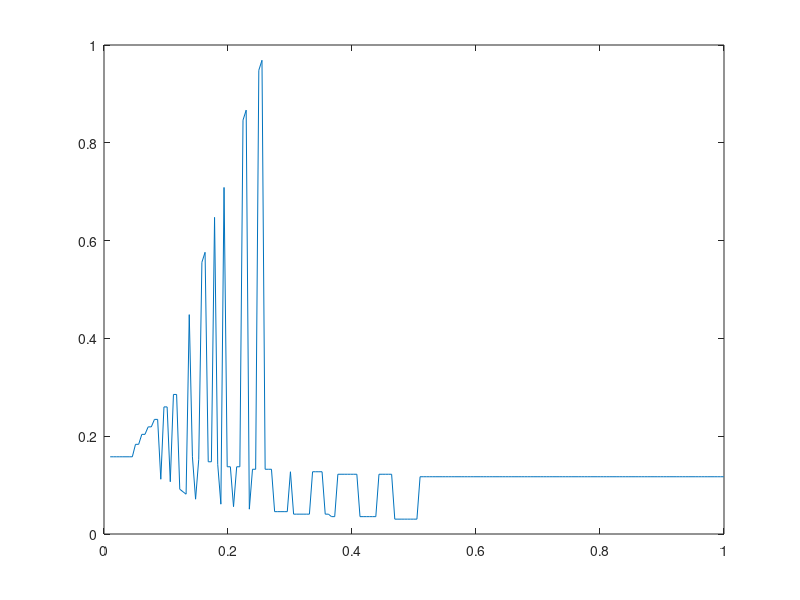

Here is the MATLAB script that generated this plot:




x2dl = @(x,y,sigma,n) 1/sigma^2 * x.^2 - log(besseli(n/2-1,y.*x/sigma^2)) + (n/2-1)*log(y./x);


%%
x2dl = @(x,y,sigma,n) 1/sigma^2 * x.^2*(1+0*y') - log(besseli(n/2-1,x*y'/sigma^2)) + (n/2-1)*log((1./x)*y');


x = 0.01:0.0051:1; 
sigma = 0.05; 
[~,idx] = min(x2dl(x',x'*2,sigma,12)); 
y = x(idx);
[~,idx2] = sort(y); 
plot(x,y(idx)) 
axis([0 1 0 1])